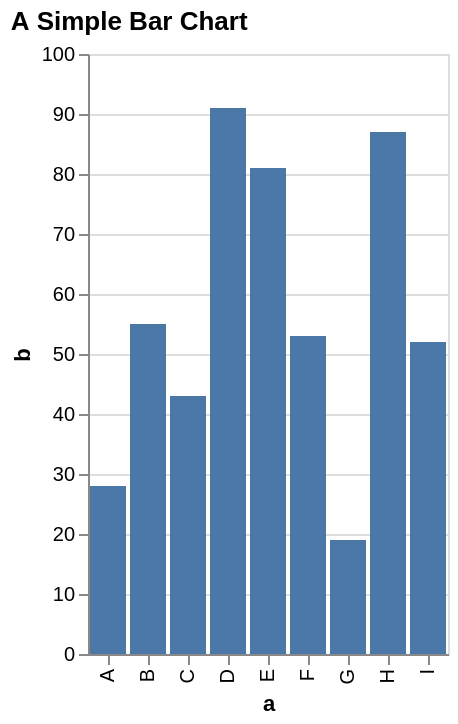

The Vega-Lite source for this figure:
### Vega specification from a JSON file in a GitHub repository (floating-point values rounded to 4 significant figures)
{"$schema": "https://vega.github.io/schema/vega/v5.json", "background": "white", "padding": 5, "height": 300, "title": {"text": "A Simple Bar Chart", "anchor": "start"}, "style": "cell", "data": [{"name": "source_0", "values": [{"a": "A", "b": 28}, {"a": "B", "b": 55}, {"a": "C", "b": 43}, {"a": "D", "b": 91}, {"a": "E", "b": 81}, {"a": "F", "b": 53}, {"a": "G", "b": 19}, {"a": "H", "b": 87}, {"a": "I", "b": 52}]}, {"name": "data_0", "source": "source_0", "transform": [{"type": "stack", "groupby": ["a"], "field": "b", "sort": {"field": [], "order": []}, "as": ["b_start", "b_end"], "offset": "zero"}, {"type": "filter", "expr": "isValid(datum[\"b\"]) && isFinite(+datum[\"b\"])"}]}], "signals": [{"name": "x_step", "value": 20}, {"name": "width", "update": "bandspace(domain('x').length, 0.1, 0.05) * x_step"}], "marks": [{"name": "marks", "type": "rect", "style": ["bar"], "from": {"data": "data_0"}, "encode": {"update": {"fill": {"value": "#4c78a8"}, "ariaRoleDescription": {"value": "bar"}, "description": {"signal": "\"a: \" + (isValid(datum[\"a\"]) ? datum[\"a\"] : \"\"+datum[\"a\"]) + \"; b: \" + (format(datum[\"b\"], \"\"))"}, "x": {"scale": "x", "field": "a"}, "width": {"signal": "max(0.25, bandwidth('x'))"}, "y": {"scale": "y", "field": "b_end"}, "y2": {"scale": "y", "field": "b_start"}}}}], "scales": [{"name": "x", "type": "band", "domain": {"data": "data_0", "field": "a", "sort": true}, "range": {"step": {"signal": "x_step"}}, "paddingInner": 0.1, "paddingOuter": 0.05}, {"name": "y", "type": "linear", "domain": {"data": "data_0", "fields": ["b_start", "b_end"]}, "range": [{"signal": "height"}, 0], "nice": true, "zero": true}], "axes": [{"scale": "y", "orient": "left", "gridScale": "x", "grid": true, "tickCount": {"signal": "ceil(height/40)"}, "domain": false, "labels": false, "aria": false, "maxExtent": 0, "minExtent": 0, "ticks": false, "zindex": 0}, {"scale": "x", "orient": "bottom", "grid": false, "title": "a", "labelAlign": "right", "labelAngle": 270, "labelBaseline": "middle", "zindex": 0}, {"scale": "y", "orient": "left", "grid": false, "title": "b", "labelOverlap": true, "tickCount": {"signal": "ceil(height/40)"}, "zindex": 0}]}
